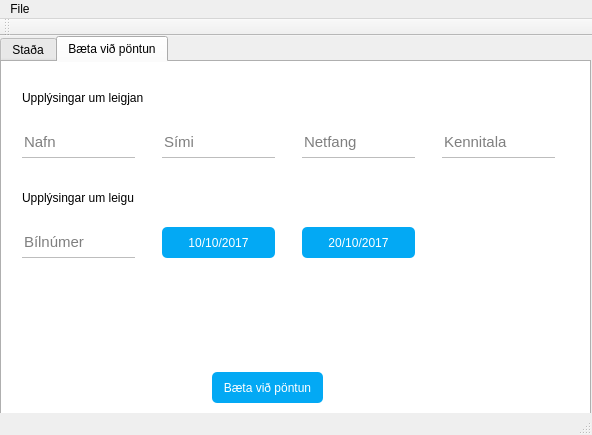
<?xml version="1.0" encoding="UTF-8"?>
<ui version="4.0">
 <class>MainWindow</class>
 <widget class="QMainWindow" name="MainWindow">
  <property name="geometry">
   <rect>
    <x>0</x>
    <y>0</y>
    <width>592</width>
    <height>435</height>
   </rect>
  </property>
  <property name="windowTitle">
   <string>MainWindow</string>
  </property>
  <widget class="QWidget" name="centralWidget">
   <widget class="QTabWidget" name="tabWidget">
    <property name="geometry">
     <rect>
      <x>0</x>
      <y>0</y>
      <width>591</width>
      <height>401</height>
     </rect>
    </property>
    <property name="sizePolicy">
     <sizepolicy hsizetype="Expanding" vsizetype="Expanding">
      <horstretch>1</horstretch>
      <verstretch>1</verstretch>
     </sizepolicy>
    </property>
    <property name="sizeIncrement">
     <size>
      <width>1</width>
      <height>1</height>
     </size>
    </property>
    <property name="styleSheet">
     <string notr="true">QTabWidget{
	background-color: #F5F5F5;
}

QLineEdit{
	font-size: 11pt;
	background: transparent;
	border: none;
	border-bottom: 1px solid #BDBDBD;
	height: 31pt;
}

QLineEdit:focus{
	border-bottom-color: #2196F3;
}</string>
    </property>
    <property name="currentIndex">
     <number>1</number>
    </property>
    <widget class="QWidget" name="tab">
     <attribute name="title">
      <string>Staða</string>
     </attribute>
     <widget class="QTableWidget" name="tableWidget">
      <property name="geometry">
       <rect>
        <x>0</x>
        <y>70</y>
        <width>571</width>
        <height>301</height>
       </rect>
      </property>
      <property name="styleSheet">
       <string notr="true"/>
      </property>
      <attribute name="verticalHeaderDefaultSectionSize">
       <number>30</number>
      </attribute>
      <row>
       <property name="text">
        <string>AB-123</string>
       </property>
      </row>
      <row>
       <property name="text">
        <string>PZ-615</string>
       </property>
      </row>
      <column>
       <property name="text">
        <string>Tegund</string>
       </property>
      </column>
      <column>
       <property name="text">
        <string>Staða</string>
       </property>
      </column>
      <column>
       <property name="text">
        <string>Flokkur</string>
       </property>
      </column>
     </widget>
     <widget class="QLineEdit" name="lineEdit">
      <property name="geometry">
       <rect>
        <x>50</x>
        <y>20</y>
        <width>311</width>
        <height>31</height>
       </rect>
      </property>
      <property name="styleSheet">
       <string notr="true">QLineEdit{
	font-size: 11pt;
	background: transparent;
	border: none;
	border-bottom: 1px solid #BDBDBD;
}

QLineEdit:focus{
	border-bottom-color: #2196F3;
}</string>
      </property>
      <property name="text">
       <string/>
      </property>
      <property name="placeholderText">
       <string>Leita</string>
      </property>
     </widget>
     <widget class="QPushButton" name="pushButton_2">
      <property name="geometry">
       <rect>
        <x>360</x>
        <y>20</y>
        <width>41</width>
        <height>31</height>
       </rect>
      </property>
      <property name="styleSheet">
       <string notr="true">QPushButton{
	background-color: #03A9F4;
	border: none;
	border-radius: 5px;
	color: white;
}
QPushButton:hover{
	background-color: #0288D1;
}
QPushButton:pressed{
	background-color: black;
}</string>
      </property>
      <property name="text">
       <string>🔎</string>
      </property>
     </widget>
    </widget>
    <widget class="QWidget" name="tab_2">
     <attribute name="title">
      <string>Bæta við pöntun</string>
     </attribute>
     <widget class="QLineEdit" name="lineEdit_2">
      <property name="geometry">
       <rect>
        <x>20</x>
        <y>65</y>
        <width>113</width>
        <height>31</height>
       </rect>
      </property>
      <property name="placeholderText">
       <string>Nafn</string>
      </property>
     </widget>
     <widget class="QLineEdit" name="lineEdit_3">
      <property name="geometry">
       <rect>
        <x>160</x>
        <y>65</y>
        <width>113</width>
        <height>31</height>
       </rect>
      </property>
      <property name="placeholderText">
       <string>Sími</string>
      </property>
     </widget>
     <widget class="QLineEdit" name="lineEdit_4">
      <property name="geometry">
       <rect>
        <x>20</x>
        <y>165</y>
        <width>113</width>
        <height>31</height>
       </rect>
      </property>
      <property name="text">
       <string/>
      </property>
      <property name="placeholderText">
       <string>Bílnúmer</string>
      </property>
     </widget>
     <widget class="QLabel" name="label">
      <property name="geometry">
       <rect>
        <x>20</x>
        <y>25</y>
        <width>121</width>
        <height>21</height>
       </rect>
      </property>
      <property name="text">
       <string>Upplýsingar um leigjanda</string>
      </property>
     </widget>
     <widget class="QLabel" name="label_2">
      <property name="geometry">
       <rect>
        <x>20</x>
        <y>125</y>
        <width>131</width>
        <height>21</height>
       </rect>
      </property>
      <property name="text">
       <string>Upplýsingar um leigu</string>
      </property>
     </widget>
     <widget class="QLineEdit" name="lineEdit_5">
      <property name="geometry">
       <rect>
        <x>300</x>
        <y>65</y>
        <width>113</width>
        <height>31</height>
       </rect>
      </property>
      <property name="placeholderText">
       <string>Netfang</string>
      </property>
     </widget>
     <widget class="QLineEdit" name="lineEdit_6">
      <property name="geometry">
       <rect>
        <x>440</x>
        <y>65</y>
        <width>113</width>
        <height>31</height>
       </rect>
      </property>
      <property name="placeholderText">
       <string>Kennitala</string>
      </property>
     </widget>
     <widget class="QPushButton" name="pushButton">
      <property name="geometry">
       <rect>
        <x>160</x>
        <y>165</y>
        <width>113</width>
        <height>31</height>
       </rect>
      </property>
      <property name="styleSheet">
       <string notr="true">QPushButton{
	background-color: #03A9F4;
	color: white;
	border: none;
	border-radius: 5px;
	font-size: 9pt;
}
QPushButton:hover{
	background-color: #0288D1;
}
QPushButton:pressed{
	background-color: black;
}</string>
      </property>
      <property name="text">
       <string>10/10/2017</string>
      </property>
     </widget>
     <widget class="QPushButton" name="pushButton_3">
      <property name="geometry">
       <rect>
        <x>300</x>
        <y>165</y>
        <width>113</width>
        <height>31</height>
       </rect>
      </property>
      <property name="styleSheet">
       <string notr="true">QPushButton{
	background-color: #03A9F4;
	color: white;
	border: none;
	border-radius: 5px;
	font-size: 9pt;
}
QPushButton:hover{
	background-color: #0288D1;
}
QPushButton:pressed{
	background-color: black;
}</string>
      </property>
      <property name="text">
       <string>20/10/2017</string>
      </property>
     </widget>
     <widget class="QPushButton" name="pushButton_4">
      <property name="geometry">
       <rect>
        <x>210</x>
        <y>310</y>
        <width>111</width>
        <height>31</height>
       </rect>
      </property>
      <property name="styleSheet">
       <string notr="true">QPushButton{
	background-color: #03A9F4;
	color: white;
	border: none;
	border-radius: 5px;
	font-size: 9pt;
}
QPushButton:hover{
	background-color: #0288D1;
}
QPushButton:pressed{
	background-color: black;
}</string>
      </property>
      <property name="text">
       <string>Bæta við pöntun</string>
      </property>
     </widget>
    </widget>
   </widget>
  </widget>
  <widget class="QToolBar" name="mainToolBar">
   <attribute name="toolBarArea">
    <enum>TopToolBarArea</enum>
   </attribute>
   <attribute name="toolBarBreak">
    <bool>false</bool>
   </attribute>
  </widget>
  <widget class="QStatusBar" name="statusBar"/>
  <widget class="QMenuBar" name="menuBar">
   <property name="geometry">
    <rect>
     <x>0</x>
     <y>0</y>
     <width>592</width>
     <height>21</height>
    </rect>
   </property>
   <widget class="QMenu" name="menuSta_a">
    <property name="title">
     <string>File</string>
    </property>
    <addaction name="actionExit"/>
   </widget>
   <addaction name="menuSta_a"/>
  </widget>
  <action name="actionExit">
   <property name="text">
    <string>Exit</string>
   </property>
  </action>
 </widget>
 <layoutdefault spacing="6" margin="11"/>
 <resources/>
 <connections/>
</ui>
